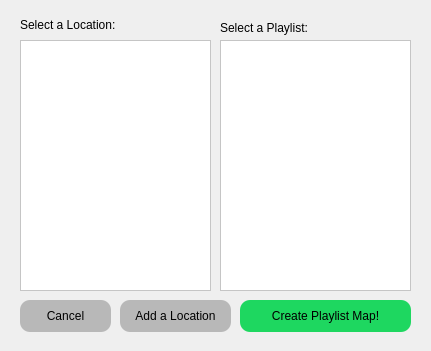
<?xml version="1.0" encoding="UTF-8"?>
<ui version="4.0">
 <class>selectPlaylistWidget</class>
 <widget class="QWidget" name="selectPlaylistWidget">
  <property name="geometry">
   <rect>
    <x>0</x>
    <y>0</y>
    <width>431</width>
    <height>351</height>
   </rect>
  </property>
  <property name="windowTitle">
   <string>Form</string>
  </property>
  <widget class="QListView" name="listView_locations">
   <property name="geometry">
    <rect>
     <x>20</x>
     <y>40</y>
     <width>191</width>
     <height>251</height>
    </rect>
   </property>
   <property name="styleSheet">
    <string notr="true">background: white;
color: black;</string>
   </property>
  </widget>
  <widget class="QLabel" name="label">
   <property name="geometry">
    <rect>
     <x>220</x>
     <y>20</y>
     <width>231</width>
     <height>16</height>
    </rect>
   </property>
   <property name="text">
    <string>Select a Playlist:</string>
   </property>
  </widget>
  <widget class="QPushButton" name="pushButton_cancel">
   <property name="geometry">
    <rect>
     <x>20</x>
     <y>300</y>
     <width>91</width>
     <height>32</height>
    </rect>
   </property>
   <property name="styleSheet">
    <string notr="true">background-color:rgb(184, 184, 184);
color:black;
border-style: outset;
border-radius: 10px;</string>
   </property>
   <property name="text">
    <string>Cancel</string>
   </property>
  </widget>
  <widget class="QLabel" name="label_2">
   <property name="geometry">
    <rect>
     <x>20</x>
     <y>20</y>
     <width>231</width>
     <height>10</height>
    </rect>
   </property>
   <property name="text">
    <string>Select a Location:</string>
   </property>
  </widget>
  <widget class="QListView" name="listView_playlists">
   <property name="geometry">
    <rect>
     <x>220</x>
     <y>40</y>
     <width>191</width>
     <height>251</height>
    </rect>
   </property>
   <property name="styleSheet">
    <string notr="true">background: white;
color: black;</string>
   </property>
  </widget>
  <widget class="QPushButton" name="pushButton_addLocation">
   <property name="geometry">
    <rect>
     <x>120</x>
     <y>300</y>
     <width>111</width>
     <height>32</height>
    </rect>
   </property>
   <property name="styleSheet">
    <string notr="true">background-color:rgb(184, 184, 184);
color:black;
border-style: outset;
border-radius: 10px;</string>
   </property>
   <property name="text">
    <string>Add a Location</string>
   </property>
  </widget>
  <widget class="QPushButton" name="pushButton_savePlaylistMap">
   <property name="geometry">
    <rect>
     <x>240</x>
     <y>300</y>
     <width>171</width>
     <height>32</height>
    </rect>
   </property>
   <property name="styleSheet">
    <string notr="true">background-color:rgb(30,215,96);
color:black;
border-style: outset;
border-radius: 10px;</string>
   </property>
   <property name="text">
    <string>Create Playlist Map!</string>
   </property>
  </widget>
 </widget>
 <resources/>
 <connections/>
</ui>
